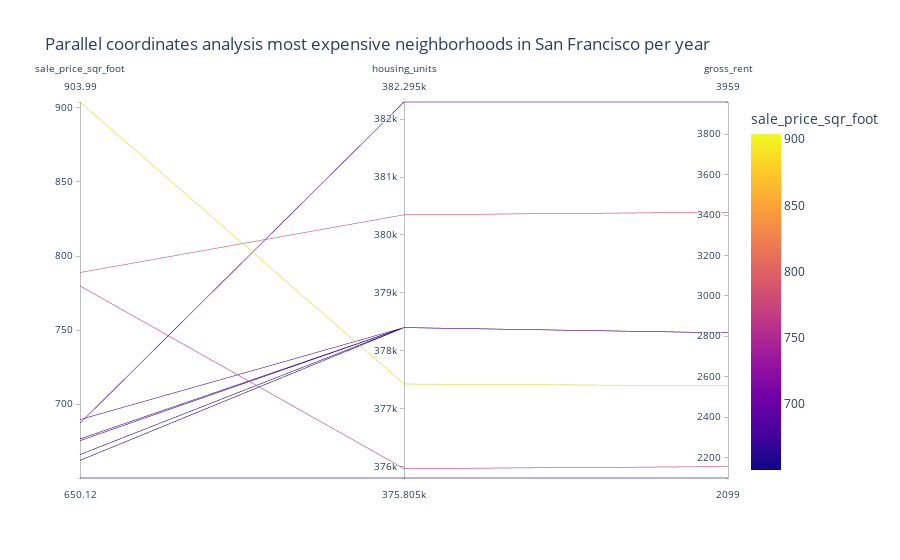

Here is the notebook cell this chart was saved with:
### Code cell
# Parallel Coordinates Plot
top_10_parallel_coordinates = px.parallel_coordinates(top_10_most_expensive, color='sale_price_sqr_foot', title = "Parallel coordinates analysis most expensive neighborhoods in San Francisco per year")
top_10_parallel_coordinates

### Figure 1 — Plotly figure (JSON) as saved in the notebook; plotly's stock layout.template omitted (floating-point values rounded to 4 significant figures)
{"data": [{"dimensions": [{"label": "sale_price_sqr_foot", "values": [904.0, 788.8, 779.8, 689.6, 687.1, 676.5, 675.4, 666.0, 662.0, 650.1]}, {"label": "housing_units", "values": [377400.0, 380348, 376000.0, 378401, 382295, 378401, 378401, 378401, 378401, 375805]}, {"label": "gross_rent", "values": [2555.0, 3414, 2155.0, 2817.0, 3959, 2817.0, 2817.0, 2817.0, 2817.0, 2099]}], "domain": {"x": [0, 1], "y": [0, 1]}, "line": {"color": [904.0, 788.8, 779.8, 689.6, 687.1, 676.5, 675.4, 666.0, 662.0, 650.1], "coloraxis": "coloraxis"}, "name": "", "type": "parcoords"}], "layout": {"autosize": true, "coloraxis": {"colorbar": {"title": {"text": "sale_price_sqr_foot"}}, "colorscale": [[0, "#0d0887"], [0.1111, "#46039f"], [0.2222, "#7201a8"], [0.3333, "#9c179e"], [0.4444, "#bd3786"], [0.5556, "#d8576b"], [0.6667, "#ed7953"], [0.7778, "#fb9f3a"], [0.8889, "#fdca26"], [1, "#f0f921"]]}, "legend": {"tracegroupgap": 0}, "title": {"text": "Parallel coordinates analysis most expensive neighborhoods in San Francisco per year"}}}
